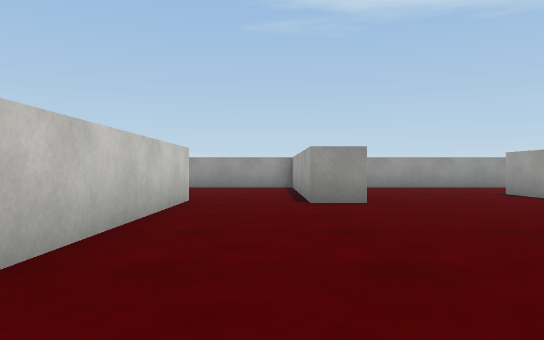
[1] (above)

24 first-person views from a walk through a scene from a Unity 3-D project. The camera is 0.58 m above the floor, looks level and sees 70° across. The floor is counted in squares, 1 m on a side. Each view is taken from the middle of a square. On the plan, view 1 faces up. The plan holds only what a view shows up to about 10 squares ahead; the rest is blank. The place goes on beyond the plan. The player character is not drawn. Surface patterns are stand-ins for the level's own textures.

[2]
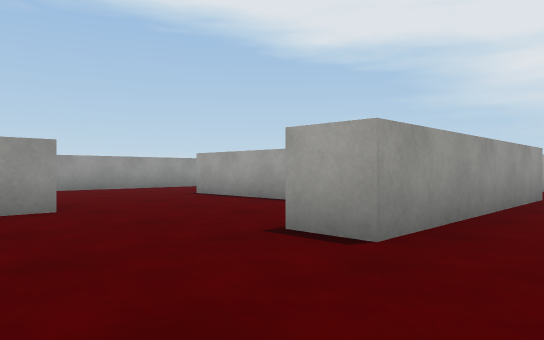

[3]
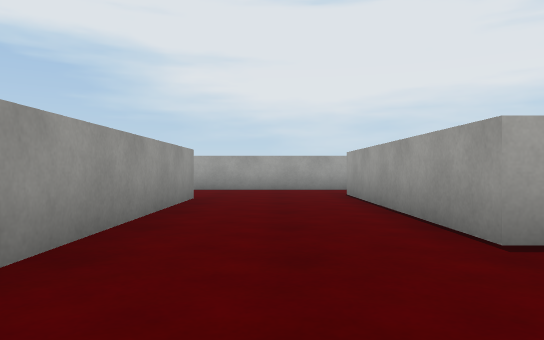

[4]
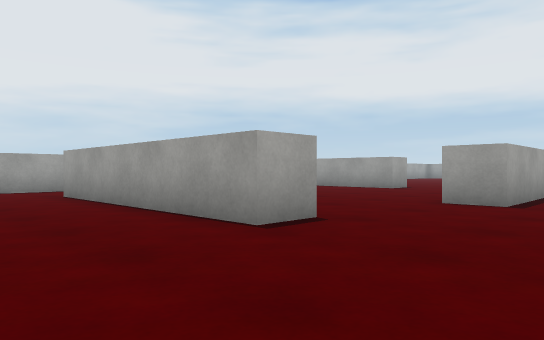

[5]
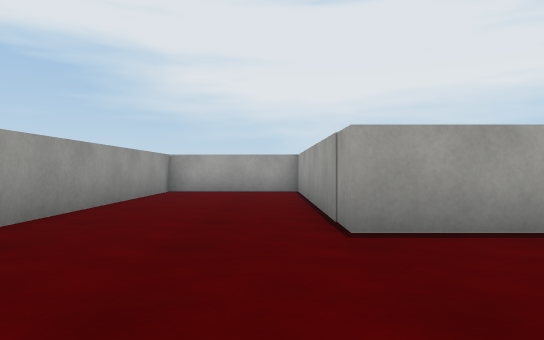

[6]
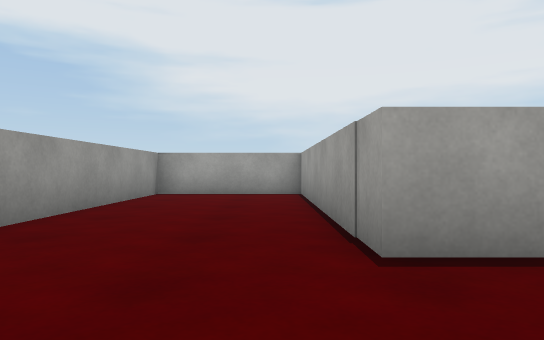

[7]
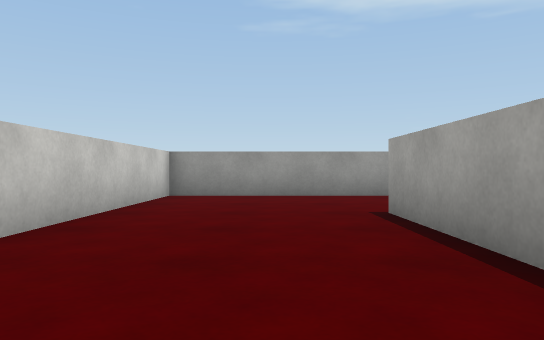

[8]
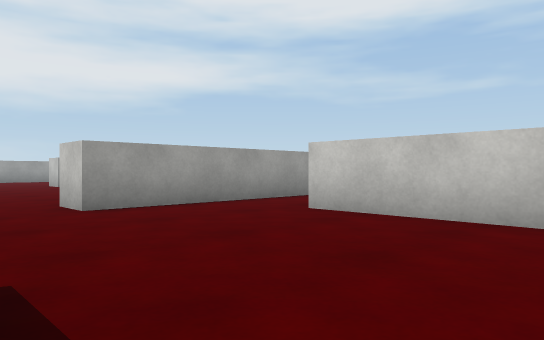

[9]
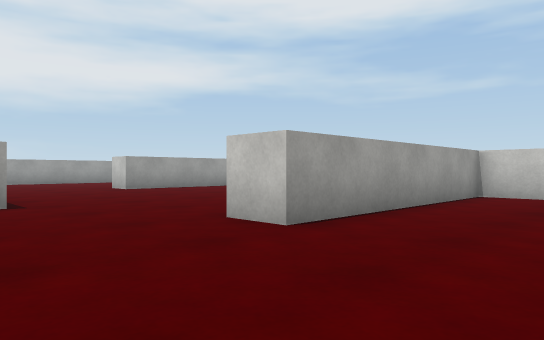

[10]
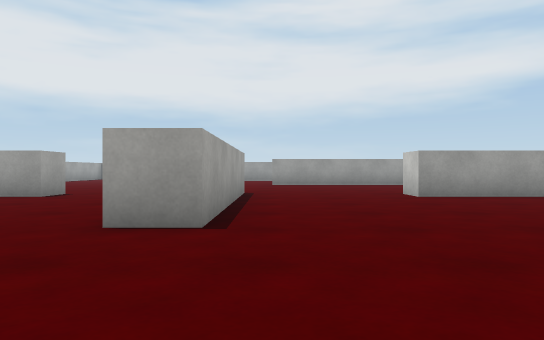

[11]
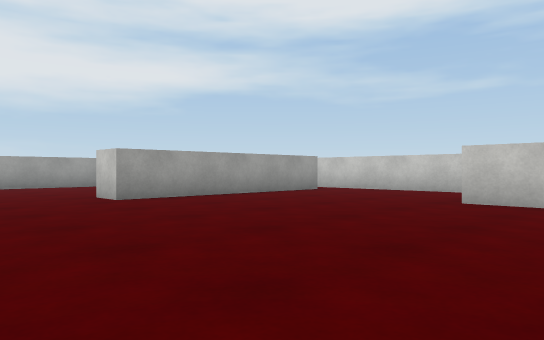

[12]
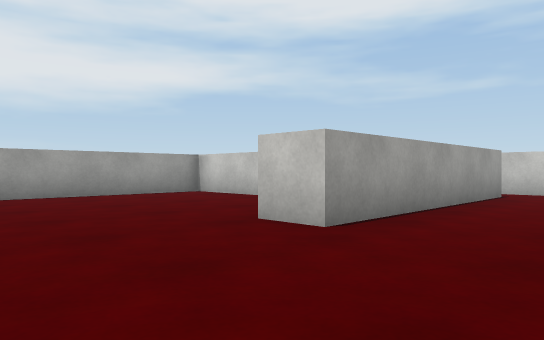

[13]
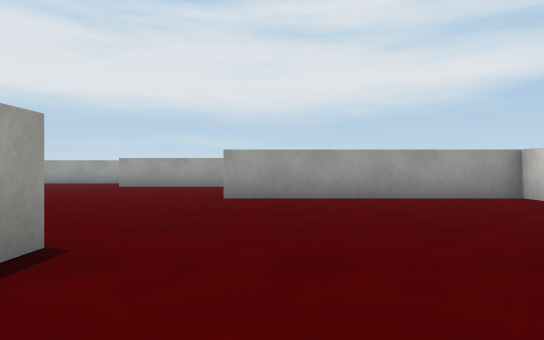

[14]
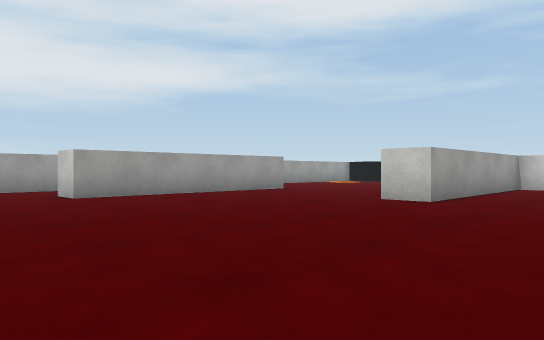

[15]
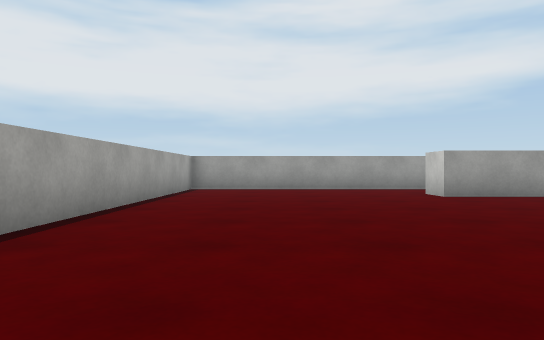

[16]
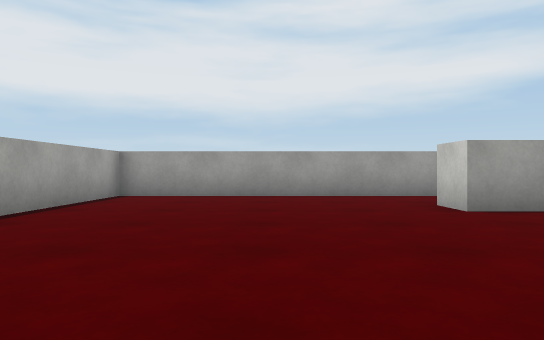

[17]
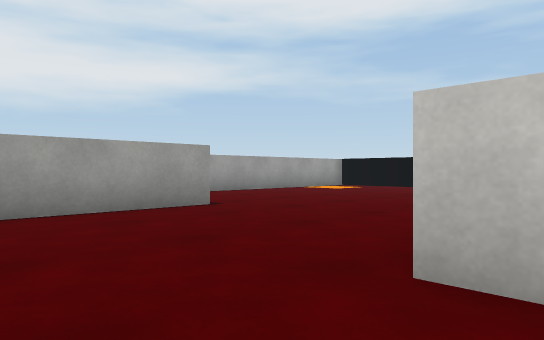

[18]
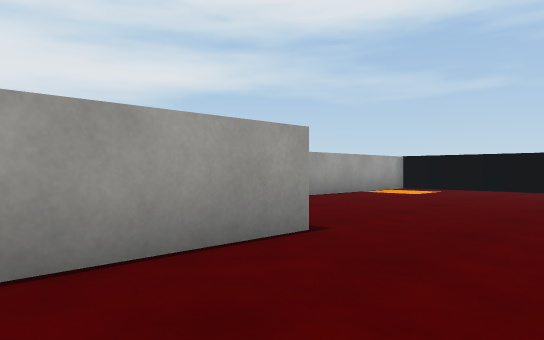

[19]
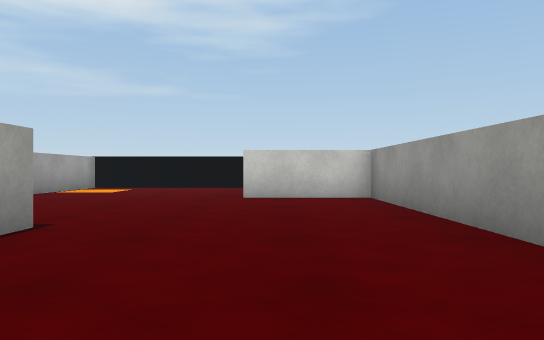

[20]
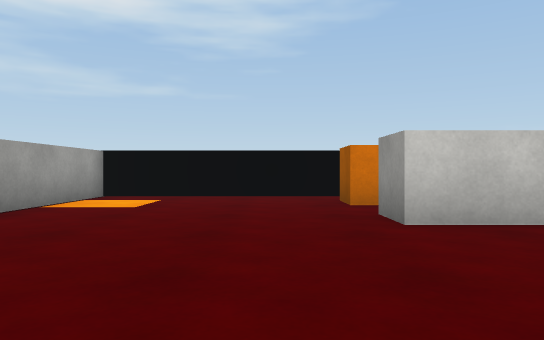

[21]
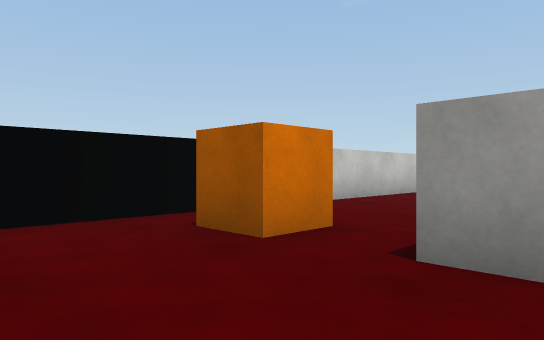

[22]
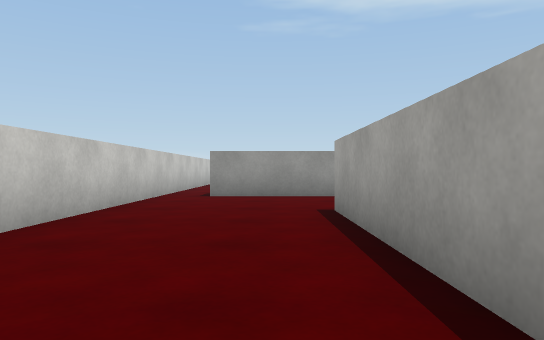

[23]
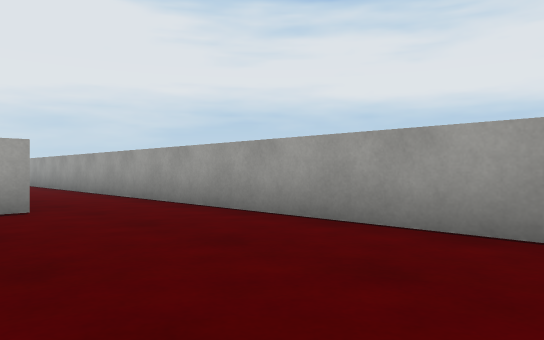

[24]
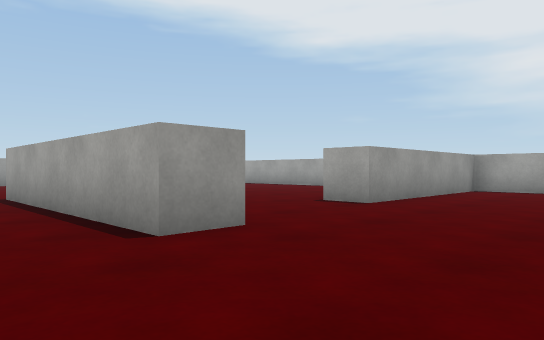

### Floor plan
Ten units are one square. View 1 is at (0, 0); x grows to the right and y downward. Boxes are objects, and circles mark ways between rooms. Rooms are numbered by the first view taken in them; rooms with no view inside come last. Other rooms are left out.
<svg viewBox="-95 -133 224 385">
<path fill="none" stroke="#000" d="M56 -61 56 -93 124 -93 124 -128 17 -128 17 -72M18 -69 7 -69M90 -26 27 -26 27 -36M-16 -64 -16 -11M40 8 102 8M-14 8 10 8M124 8 124 0M38 109 27 109 27 49 38 49M11 169 -41 169 -41 196 -51 196M-41 135 -41 159 20 159 20 170M-45 104 -74 104M-51 178 -51 134M0 214 63 214 63 225M1 225 1 220M116 104 70 104 70 94 79 94M-74 94 -12 94 -12 105M124 120 124 112M40 19 40 8M-85 88 -85 159M-85 189 -85 247 124 247 124 164M-51 32 -51 45M10 8 10 19M-51 -5 -51 8 -14 8"/>
<rect x="-75" y="185" width="10" height="10" fill="#bbb"><title>orange cube</title></rect>
<circle cx="115" cy="15" r="3" fill="#2a7"/>
<circle cx="25" cy="15" r="3" fill="#2a7"/>
<circle cx="-20" cy="-5" r="3" fill="#2a7"/>
<text x="50" y="-60">1</text>
<text x="20" y="130">2</text>
<text x="-30" y="-10">3</text>
</svg>
Room 1 opens to room 2. Room 1 opens to room 3.

Where each view was taken, in squares from view 1:
view 1: 0 up, 0 right, facing up
view 2: 1 up, 0 right, facing up-right
view 3: 1 up, 1 right, facing right
view 4: 2 up, 1 right, facing down-right
view 5: 10 up, 2 right, facing right
view 6: 10 up, 3 right, facing right
view 7: 4 up, 4 right, facing up
view 8: 5 up, 3 right, facing down-left
view 9: 2 up, 4 right, facing down-left
view 10: 1 down, 2 right, facing down
view 11: 2 down, 2 right, facing down-left
view 12: 7 down, 2 right, facing down-left
view 13: 8 down, 1 right, facing down
view 14: 13 down, 9 right, facing down-left
view 15: 13 down, 10 right, facing down
view 16: 16 down, 9 right, facing down
view 17: 16 down, 4 right, facing down-left
view 18: 19 down, 3 right, facing down-left
view 19: 19 down, 4 right, facing left
view 20: 21 down, 0 right, facing left
view 21: 22 down, 4 left, facing up-left
view 22: 19 down, 6 left, facing up
view 23: 21 down, 6 left, facing down-right
view 24: 14 down, 1 right, facing up-right
